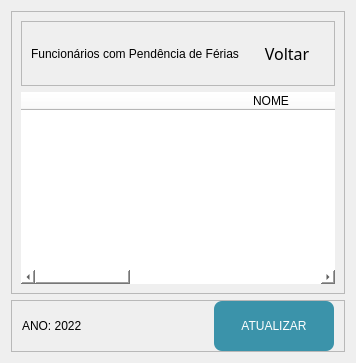
             <widget class="QWidget" name="page_20">
              <layout class="QVBoxLayout" name="verticalLayout_39">
               <item>
                <widget class="QFrame" name="frame_77">
                 <property name="frameShape">
                  <enum>QFrame::StyledPanel</enum>
                 </property>
                 <property name="frameShadow">
                  <enum>QFrame::Raised</enum>
                 </property>
                 <layout class="QVBoxLayout" name="verticalLayout_33">
                  <item>
                   <widget class="QFrame" name="frame_82">
                    <property name="maximumSize">
                     <size>
                      <width>16777215</width>
                      <height>80</height>
                     </size>
                    </property>
                    <property name="frameShape">
                     <enum>QFrame::StyledPanel</enum>
                    </property>
                    <property name="frameShadow">
                     <enum>QFrame::Raised</enum>
                    </property>
                    <layout class="QHBoxLayout" name="horizontalLayout_43">
                     <item>
                      <widget class="QLabel" name="label_35">
                       <property name="styleSheet">
                        <string notr="true">font: 16pt &quot;Source Sans Pro&quot;;</string>
                       </property>
                       <property name="text">
                        <string>Funcionários com Pendência de Férias</string>
                       </property>
                       <property name="alignment">
                        <set>Qt::AlignCenter</set>
                       </property>
                      </widget>
                     </item>
                     <item>
                      <widget class="QPushButton" name="voltar_22">
                       <property name="minimumSize">
                        <size>
                         <width>0</width>
                         <height>45</height>
                        </size>
                       </property>
                       <property name="maximumSize">
                        <size>
                         <width>95</width>
                         <height>50</height>
                        </size>
                       </property>
                       <property name="font">
                        <font>
                         <family>Microsoft YaHei Light</family>
                         <pointsize>12</pointsize>
                        </font>
                       </property>
                       <property name="text">
                        <string> Voltar</string>
                       </property>
                       <property name="icon">
                        <iconset>
                         <normaloff>icon/3643764-back-backward-left-reply-turn_113415.png</normaloff>icon/3643764-back-backward-left-reply-turn_113415.png</iconset>
                       </property>
                       <property name="flat">
                        <bool>true</bool>
                       </property>
                      </widget>
                     </item>
                    </layout>
                   </widget>
                  </item>
                  <item>
                   <widget class="QTableWidget" name="tableWidget_10">
                    <property name="styleSheet">
                     <string notr="true">font: 12pt &quot;Yu Gothic UI&quot;;
background-color: rgb(255, 255, 255);</string>
                    </property>
                    <property name="frameShape">
                     <enum>QFrame::NoFrame</enum>
                    </property>
                    <property name="showGrid">
                     <bool>true</bool>
                    </property>
                    <property name="gridStyle">
                     <enum>Qt::NoPen</enum>
                    </property>
                    <property name="wordWrap">
                     <bool>false</bool>
                    </property>
                    <property name="cornerButtonEnabled">
                     <bool>false</bool>
                    </property>
                    <attribute name="horizontalHeaderDefaultSectionSize">
                     <number>500</number>
                    </attribute>
                    <column>
                     <property name="text">
                      <string>NOME</string>
                     </property>
                    </column>
                    <column>
                     <property name="text">
                      <string>MATRÍCULA</string>
                     </property>
                    </column>
                    <column>
                     <property name="text">
                      <string>2022</string>
                     </property>
                    </column>
                   </widget>
                  </item>
                 </layout>
                </widget>
               </item>
               <item>
                <widget class="QFrame" name="frame_78">
                 <property name="maximumSize">
                  <size>
                   <width>16777215</width>
                   <height>60</height>
                  </size>
                 </property>
                 <property name="frameShape">
                  <enum>QFrame::StyledPanel</enum>
                 </property>
                 <property name="frameShadow">
                  <enum>QFrame::Raised</enum>
                 </property>
                 <layout class="QHBoxLayout" name="horizontalLayout_39">
                  <property name="spacing">
                   <number>0</number>
                  </property>
                  <property name="leftMargin">
                   <number>10</number>
                  </property>
                  <property name="topMargin">
                   <number>0</number>
                  </property>
                  <property name="rightMargin">
                   <number>10</number>
                  </property>
                  <property name="bottomMargin">
                   <number>0</number>
                  </property>
                  <item>
                   <widget class="QLabel" name="label_30">
                    <property name="styleSheet">
                     <string notr="true">font: 14pt &quot;Source Sans Pro&quot;;</string>
                    </property>
                    <property name="text">
                     <string>ANO: 2022</string>
                    </property>
                   </widget>
                  </item>
                  <item>
                   <widget class="QPushButton" name="atualizar_22">
                    <property name="minimumSize">
                     <size>
                      <width>120</width>
                      <height>50</height>
                     </size>
                    </property>
                    <property name="maximumSize">
                     <size>
                      <width>120</width>
                      <height>50</height>
                     </size>
                    </property>
                    <property name="styleSheet">
                     <string notr="true">color: rgb(255, 255, 255);
border-radius: 8px;
background-color: rgb(59, 147, 170);
font: 87 10pt &quot;Source Sans Pro Black&quot;;</string>
                    </property>
                    <property name="text">
                     <string>ATUALIZAR</string>
                    </property>
                   </widget>
                  </item>
                 </layout>
                </widget>
               </item>
              </layout>
             </widget>
